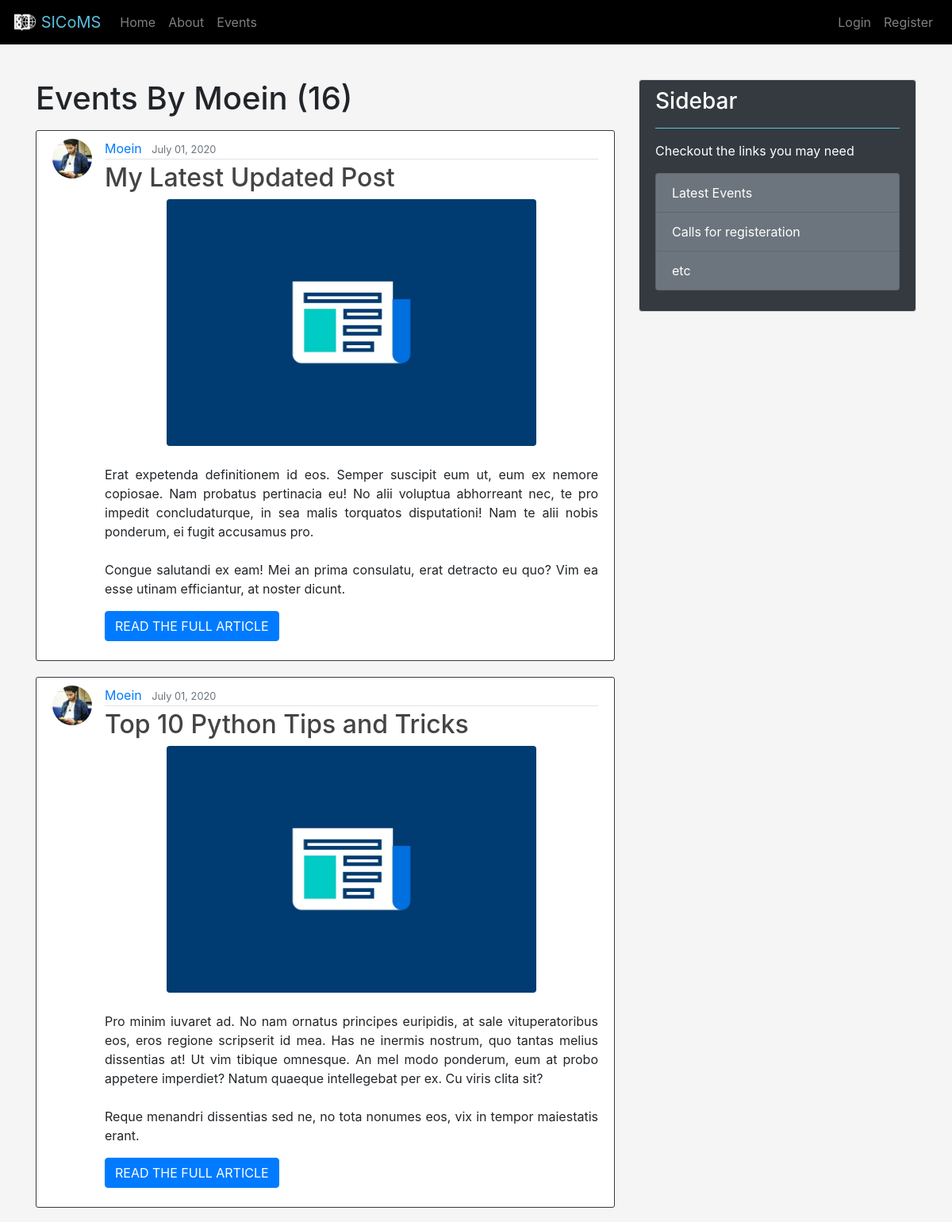
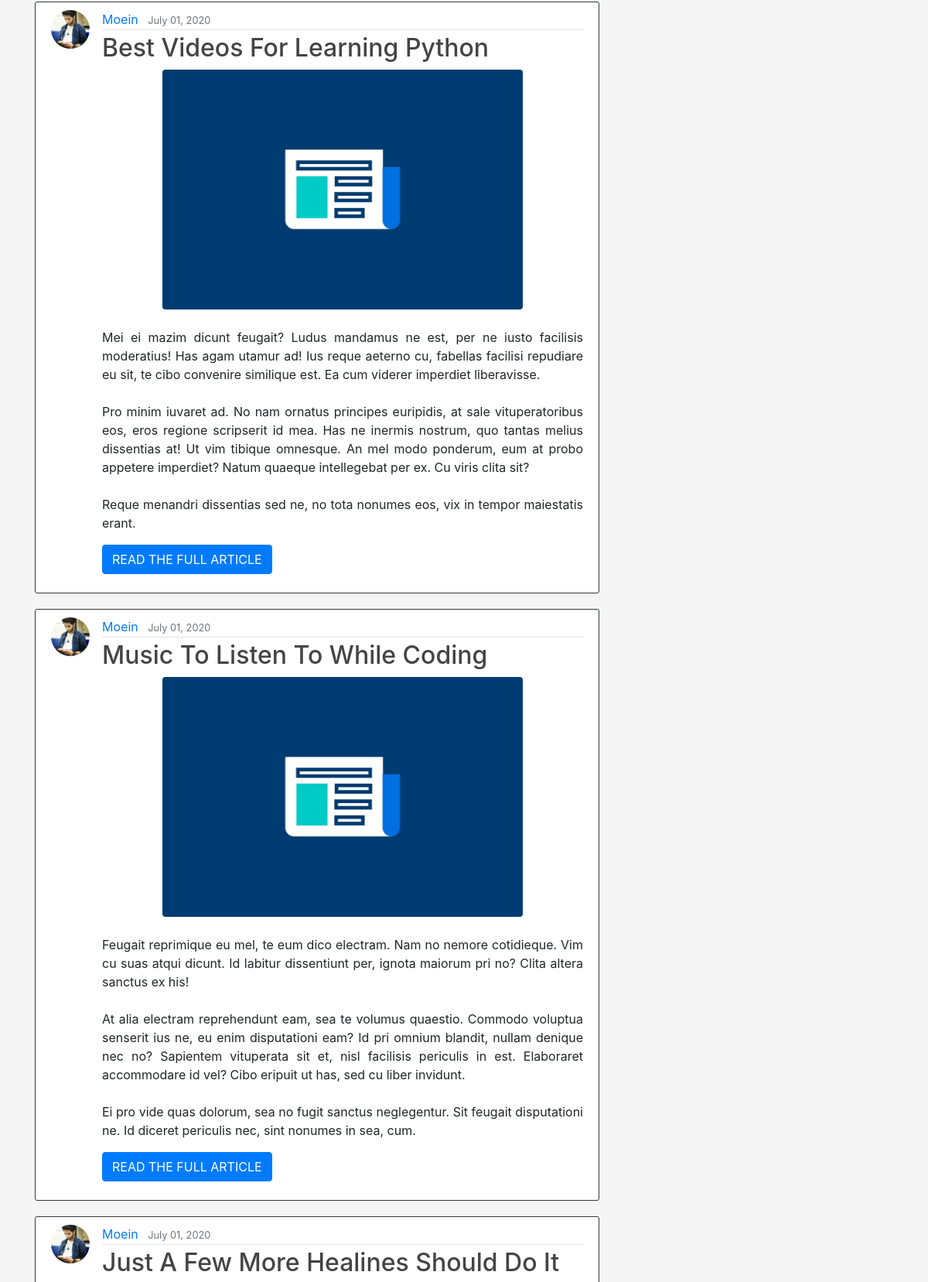
Page /events/user/Moein/ (upper part) on the committed database (2 pictures, top to bottom).
### events/models.py (models this page shows, shortened)
class Event(models.Model):
    CATEGORIES = (
        ('RES', 'Research'),
        ('VIS', 'Visit'),
        ('SCH', 'School'),
        ('CON', 'Conference'),
        ('COM', 'Competition')
    )
    title = models.CharField(max_length=100)
    photo = models.ImageField(default="post_default.jpg",
                              upload_to="post_pics")
    category = models.CharField(max_length=3, choices=CATEGORIES, null=True)
    summary = models.TextField(max_length=500)
    explanation = models.TextField()
    date_posted = models.DateTimeField(default=timezone.now)
    author = models.ForeignKey(User, on_delete=models.CASCADE)

### users/models.py (models this page shows, shortened)
class Profile(models.Model):
    MAJORS = (
        ('MED', "Medicine"),
        ('OTH', 'Other'),
    )
    user = models.OneToOneField(User, on_delete=models.CASCADE)
    image = models.ImageField(default='profile_default.jpg',
                              upload_to='profile_pics')
    first_name = models.CharField(max_length=50, null=True)
    last_name = models.CharField(max_length=50, null=True)
    major = models.CharField(max_length=3,
                             choices=MAJORS,
                             null=True)
    semester = models.SmallIntegerField(null=True)
    student_id = models.CharField(max_length=12, null=True)
    university = models.CharField(max_length=60, null=True)

### events/views.py (the view)
# urls.py: path('user/<str:username>/', UserEventListView.as_view(), name="user-events"),
class UserEventListView(ListView):
    model = Event
    template_name = 'events/user_events.html' # <app>/<model>_<viewtype>.html
    context_object_name = 'events'
    ordering = ['-date_posted']
    paginate_by = 5
    def get_queryset(self):
        user = get_object_or_404(User, username=self.kwargs.get('username'))
        return Event.objects.filter(author=user).order_by('-date_posted')

### events/templates/events/user_events.html (shortened to what this page needs)
{% extends "homepage/base.html" %}
{% load static %}
{% block innercontent %}
    <h1 class="mb-3">Events By {{view.kwargs.username}} ({{page_obj.paginator.count}})</h1>
    {% for event in events %}
        <article class="media content-section border-dark pb-4">
            <img  class="rounded-circle article-img" src="{{ event.author.profile.image.url }}" alt="">
            <div class="media-body" id="this">
            <div class="article-metadata">
                <a class="mr-2" href="{% url 'user-events' event.author.username %}" id="hover">{{ event.author }}</a>
                <small class="text-muted">{{ event.date_posted|date:"F d, Y" }}</small>
            </div>
            <h2><a class="article-title" href="{% url 'event-detail' event.id %}" id="hover">{{ event.title }}</a></h2>
            <img alt="" class="w-75 mx-auto d-block rounded" src="{{ event.photo.url }}"><br>
            <p class="article-content text-justify">{{ event.summary }}</p>
            <a href="{% url 'event-detail' event.id %}" class="btn btn-primary">READ THE FULL ARTICLE</a>
            </div>
        </article>
    {% endfor %}
{% endblock innercontent %}

### homepage/static/homepage/main.css (style rules this page uses)
body { margin-top: 100px; background-color: whitesmoke; }
.content-section { background: #ffffff; padding: 10px 20px; border: 1px solid #dddddd; border-radius: 3px; margin-bottom: 20px; }
.article-title { color: #444444; }
.article-content { white-space: pre-line; width: 100%; text-align: left; }
.article-img { height: 50px; width: 50px; margin-right: 16px; }
.article-metadata { padding-bottom: 1px; margin-bottom: 4px; border-bottom: 1px solid #e3e3e3 }

### rows in the picture
Event: author.profile.image (picture), author "Moein", date_posted "July 01, 2020", title "My Latest Updated Post", photo (placeholder picture), summary "Erat expetenda definitionem id eos. Semper suscipit eum ut, eum ex nemore copiosae. Nam probatus pertinacia eu! No alii voluptua abhorreant nec, te pro impedit concludaturque, in sea malis torquatos disputationi! Nam te alii nobis ponderum, ei fugit accusamus pro. Congue salutandi ex eam! Mei an prima consulatu, erat detracto eu quo? Vim ea esse utinam efficiantur, at noster dicunt."
Event: author.profile.image (picture), author "Moein", date_posted "July 01, 2020", title "Top 10 Python Tips and Tricks", photo (placeholder picture), summary "Pro minim iuvaret ad. No nam ornatus principes euripidis, at sale vituperatoribus eos, eros regione scripserit id mea. Has ne inermis nostrum, quo tantas melius dissentias at! Ut vim tibique omnesque. An mel modo ponderum, eum at probo appetere imperdiet? Natum quaeque intellegebat per ex. Cu viris clita sit? Reque menandri dissentias sed ne, no tota nonumes eos, vix in tempor maiestatis erant."
Event: author.profile.image (picture), author "Moein", date_posted "July 01, 2020", title "Best Videos For Learning Python", photo (placeholder picture), summary "Mei ei mazim dicunt feugait? Ludus mandamus ne est, per ne iusto facilisis moderatius! Has agam utamur ad! Ius reque aeterno cu, fabellas facilisi repudiare eu sit, te cibo convenire similique est. Ea cum viderer imperdiet liberavisse. Pro minim iuvaret ad. No nam ornatus principes euripidis, at sale vituperatoribus eos, eros regione scripserit id mea. Has ne inermis nostrum, quo tantas melius dissentias at! Ut vim tibique omnesque. An mel modo ponderum, eum at probo appetere imperdiet? Natum quaeque intellegebat per ex. Cu viris clita sit? Reque menandri dissentias sed ne, no tota nonumes eos, vix in tempor maiestatis erant."
Event: author.profile.image (picture), author "Moein", date_posted "July 01, 2020", title "Music To Listen To While Coding", photo (placeholder picture), summary "Feugait reprimique eu mel, te eum dico electram. Nam no nemore cotidieque. Vim cu suas atqui dicunt. Id labitur dissentiunt per, ignota maiorum pri no? Clita altera sanctus ex his! At alia electram reprehendunt eam, sea te volumus quaestio. Commodo voluptua senserit ius ne, eu enim disputationi eam? Id pri omnium blandit, nullam denique nec no? Sapientem vituperata sit et, nisl facilisis periculis in est. Elaboraret accommodare id vel? Cibo eripuit ut has, sed cu liber invidunt. Ei pro vide quas dolorum, sea no fugit sanctus neglegentur. Sit feugait disputationi ne. Id diceret periculis nec, sint nonumes in sea, cum."
Event: author.profile.image (picture), author "Moein", date_posted "July 01, 2020", title "Just A Few More Healines Should Do It"

### other values in the picture
{{ view.kwargs.username }} "Moein"
{{ page_obj.paginator.count }} "16"
